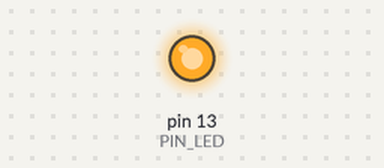
Simulated run of this sketch. Board: Arduino Uno, built with avr-gcc and run on an emulated ATmega328P. Parts: output pins drawn as LEDs (lit = HIGH). What the sketch prints to the serial monitor is not drawn.

Above: at 0.1 s.
Timing chart, 0 to 1.6 s (numbered marks = the images above):
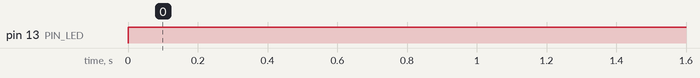

Measured:
- by itself, pin 13 (PIN_LED): LOW → HIGH at 0.00 s

The sketch:

04_example_3.ino
```cpp
#define PIN_LED 13
unsigned int count, toggle;

void setup() {
  pinMode(PIN_LED, OUTPUT);
  Serial.begin(115200);
  while (!Serial){
    ;
  }
  Serial.println("Hello World!");
  count = toggle = 0;
  digitalWrite(PIN_LED, toggle);
}

void loop() {
  Serial.println(++count);
  toggle = toggle_state(toggle);
  digitalWrite(PIN_LED, toggle);
  delay(1000);
}

int toggle_state(int toggle) {
  if(toggle==0){
    toggle = 1;
  }
  else if(toggle==1){
    toggle==0;
  }
  return toggle;
}
```
